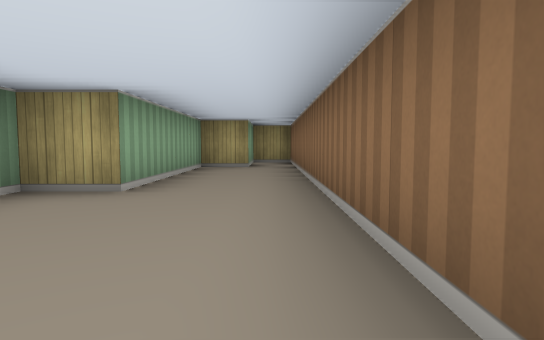
[1] (above)

12 first-person views from a walk through a cub3D ray-caster map. The camera is about half as high as the walls, tilts 4° down and sees 75° across. The floor is counted in squares. Each view is taken from the middle of a square. On the plan, view 1 faces up. The plan holds only what a view shows up to about 9 squares ahead; the rest is blank.

[2]
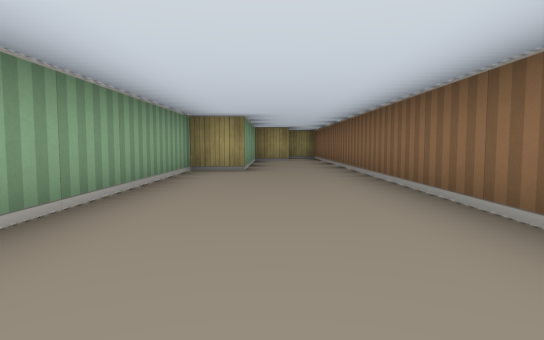

[3]
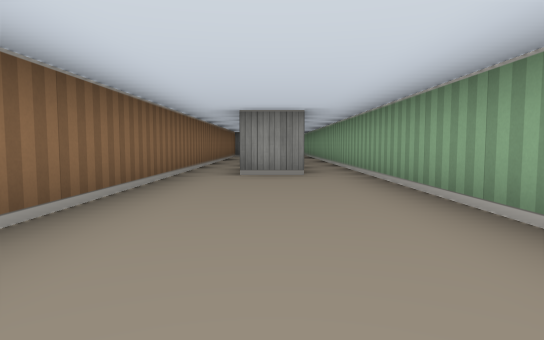

[4]
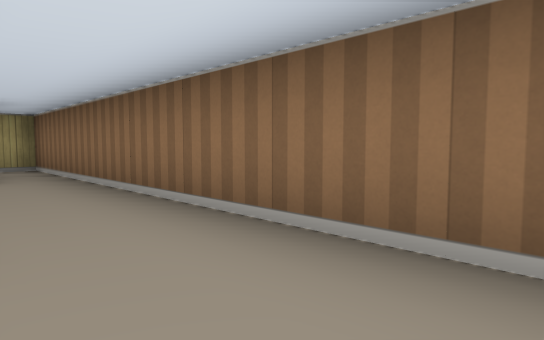

[5]
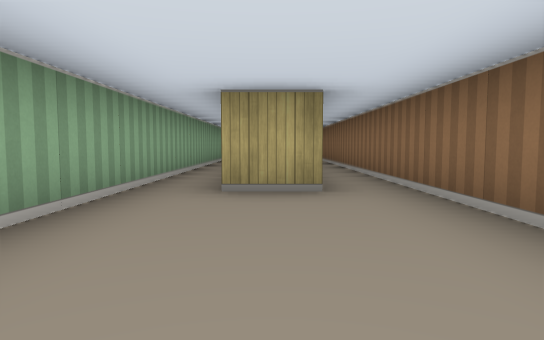

[6]
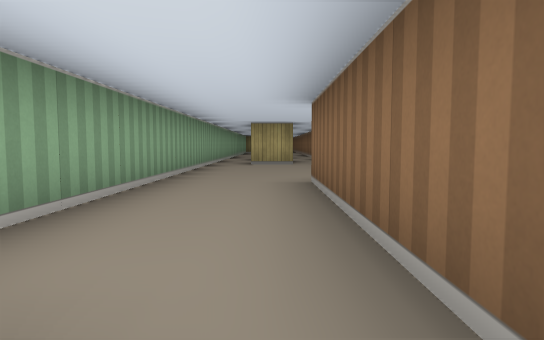

[7]
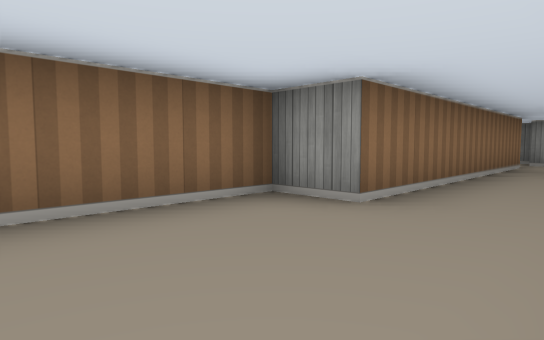

[8]
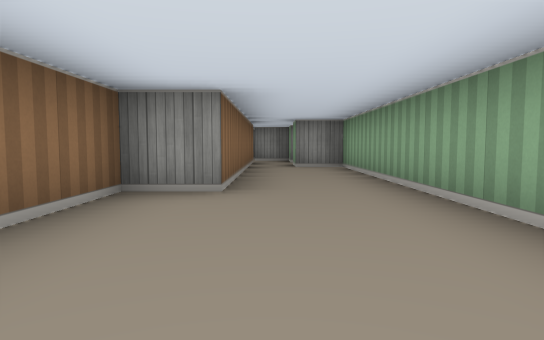

[9]
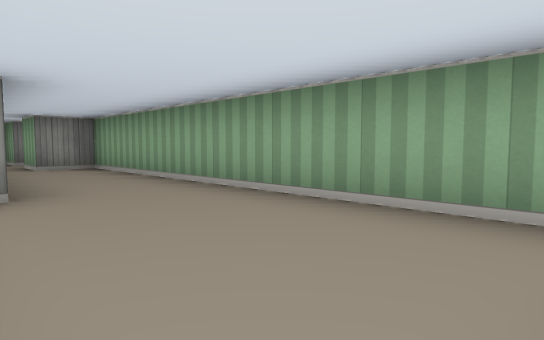

[10]
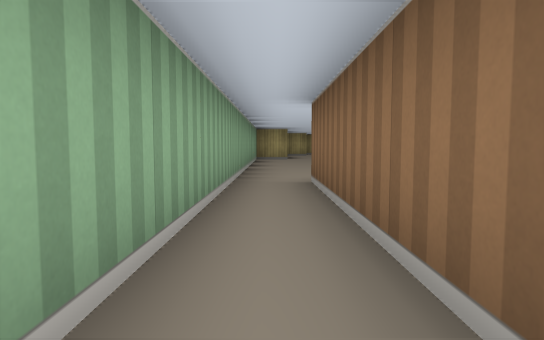

[11]
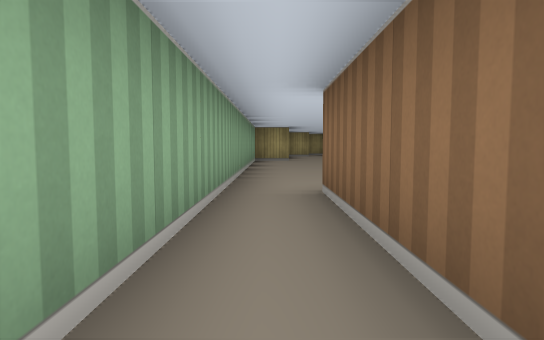

[12]
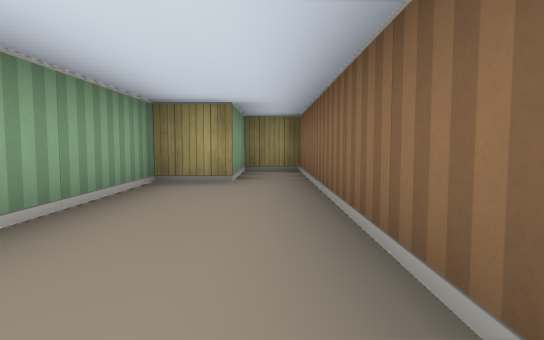

### Floor plan
Ten units are one square. View 1 is at (0, 0); x grows to the right and y downward. Boxes are objects, and circles mark ways between rooms. Rooms are numbered by the first view taken in them; rooms with no view inside come last. Other rooms are left out.
<svg viewBox="-30 -100 40 300">
<path fill="none" stroke="#000" d="M-15 35 -5 35M5 35 5 -95 -5 -95 -5 -75 -15 -75 -15 -35 -25 -35 -25 35M-4 85 -15 85M-15 74 -15 35M-5 165 -5 125 5 125 5 35M-25 35 -25 165 -15 165M-15 185 -15 195M-5 185 -5 165M-15 165 -15 175"/>
<circle cx="-10" cy="40" r="3" fill="#2a7"/>
<circle cx="-10" cy="170" r="3" fill="#2a7"/>
<text x="-10" y="-20">1</text>
<text x="-10" y="100">2</text>
<text x="-10" y="180">3</text>
</svg>
Room 1 opens to room 2. Room 2 opens to room 3.

Where each view was taken, in squares from view 1:
view 1: 0 up, 0 right, facing up
view 2: 3 down, 1 left, facing up
view 3: 2 up, 1 left, facing down
view 4: 2 up, 1 left, facing up-right
view 5: 12 down, 1 left, facing up
view 6: 17 down, 1 left, facing up
view 7: 10 down, 2 left, facing down-right
view 8: 9 down, 1 left, facing down
view 9: 9 down, 0 right, facing down-left
view 10: 8 down, 2 left, facing up
view 11: 7 down, 2 left, facing up
view 12: 3 up, 0 right, facing up
